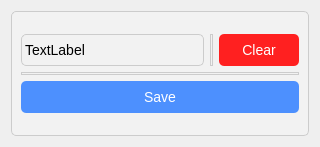
<?xml version="1.0" encoding="UTF-8"?>
<ui version="4.0">
 <class>Form</class>
 <widget class="QWidget" name="Form">
  <property name="geometry">
   <rect>
    <x>0</x>
    <y>0</y>
    <width>320</width>
    <height>147</height>
   </rect>
  </property>
  <property name="windowTitle">
   <string>Form</string>
  </property>
  <property name="styleSheet">
   <string notr="true">QLineEdit {
    background-color: #f2f2f2;
    border: 1px solid #cccccc;
    border-radius: 5px;
    padding: 5px;
    font-size: 14px; /* Adjust the font size here */
}

QLineEdit:focus {
    border-color: #4d90fe;
}
QLabel {
    border-color: #4d90fe;
}

QLineEdit:hover {
    background-color: #eaeaea; /* Add a lighter background color for hover effect */
}

/* QPushButton style */
QPushButton {
    background-color: #4d90fe;
    border: none;
    color: white;
    padding: 8px 16px;
    border-radius: 5px;
    font-size: 14px; /* Adjust the font size here */
}

QPushButton:hover {
    background-color: #357ae8;
}

QPushButton:pressed {
    background-color: #135ba1; /* Add a darker background color for click effect */
}

/* QFrame style */
QFrame {
    background-color: #f2f2f2;
    border: 1px solid #cccccc;
    border-radius: 5px;
    font-size: 14px; /* Adjust the font size here */
}</string>
  </property>
  <layout class="QGridLayout" name="gridLayout">
   <item row="0" column="0">
    <widget class="QFrame" name="frame">
     <property name="frameShape">
      <enum>QFrame::StyledPanel</enum>
     </property>
     <property name="frameShadow">
      <enum>QFrame::Raised</enum>
     </property>
     <layout class="QGridLayout" name="gridLayout_2">
      <item row="0" column="0">
       <layout class="QGridLayout" name="gridLayout_4">
        <item row="0" column="1">
         <widget class="Line" name="line">
          <property name="orientation">
           <enum>Qt::Vertical</enum>
          </property>
         </widget>
        </item>
        <item row="0" column="2">
         <widget class="QPushButton" name="clearbutton">
          <property name="minimumSize">
           <size>
            <width>80</width>
            <height>0</height>
           </size>
          </property>
          <property name="maximumSize">
           <size>
            <width>80</width>
            <height>16777215</height>
           </size>
          </property>
          <property name="styleSheet">
           <string notr="true">QPushButton {
    background-color: ;
	background-color: rgb(255, 32, 32);
    border: none;
    color: white; /* Text color */
    font-size: 14px; /* Adjust the font size here */
    padding: 8px 16px; /* Padding for the button */
    border-radius: 5px; /* Rounded corners */
}

QPushButton:hover {
    background-color: #357ae8; /* Lighter background color on hover */
}

QPushButton:pressed {
    background-color: #135ba1; /* Darker background color when the button is pressed */
}
</string>
          </property>
          <property name="text">
           <string>Clear</string>
          </property>
         </widget>
        </item>
        <item row="2" column="0" colspan="3">
         <widget class="QPushButton" name="SaveButton">
          <property name="text">
           <string>Save</string>
          </property>
         </widget>
        </item>
        <item row="1" column="0" colspan="3">
         <widget class="Line" name="line_2">
          <property name="orientation">
           <enum>Qt::Horizontal</enum>
          </property>
         </widget>
        </item>
        <item row="0" column="0">
         <widget class="QLabel" name="label">
          <property name="text">
           <string>TextLabel</string>
          </property>
         </widget>
        </item>
       </layout>
      </item>
     </layout>
    </widget>
   </item>
  </layout>
 </widget>
 <resources/>
 <connections/>
</ui>
